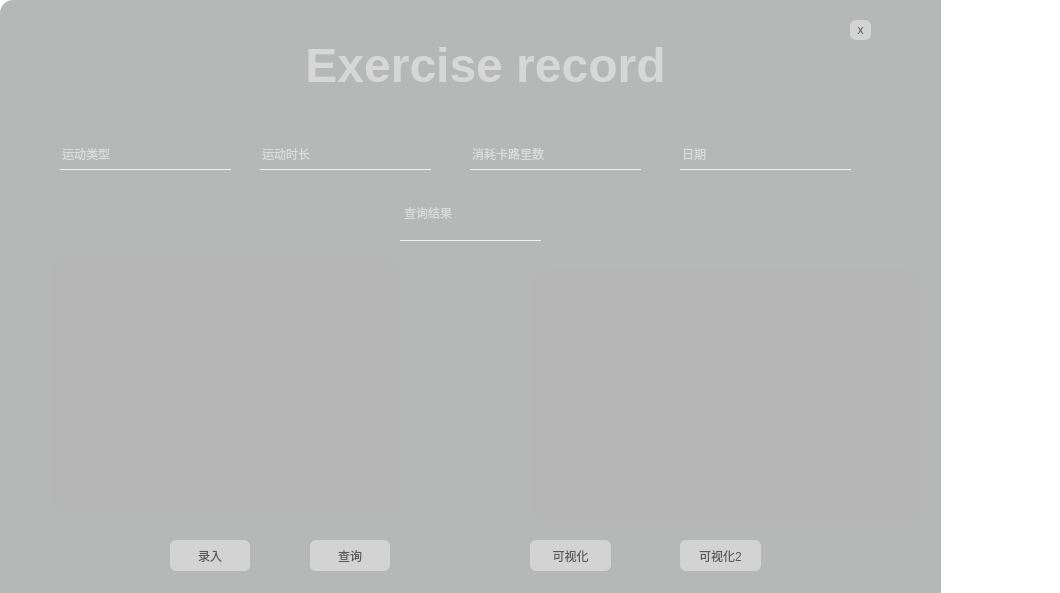
<?xml version="1.0" encoding="UTF-8"?>
<ui version="4.0">
 <class>exerciseRecord</class>
 <widget class="QWidget" name="exerciseRecord">
  <property name="geometry">
   <rect>
    <x>0</x>
    <y>0</y>
    <width>1060</width>
    <height>593</height>
   </rect>
  </property>
  <property name="windowTitle">
   <string>Form</string>
  </property>
  <property name="styleSheet">
   <string notr="true">*
{
background-color: rgb(255, 255, 255);
}
QFrame#frame
{
    border-radius: 13px;
	
	background-image: url(:/gxc/1433.jpg);
}
#frame_2
{
  border-radius: 13px;
background-color: rgba(100, 102, 102, 120);
}

</string>
  </property>
  <widget class="QFrame" name="frame">
   <property name="geometry">
    <rect>
     <x>0</x>
     <y>0</y>
     <width>941</width>
     <height>611</height>
    </rect>
   </property>
   <property name="frameShape">
    <enum>QFrame::Shape::StyledPanel</enum>
   </property>
   <property name="frameShadow">
    <enum>QFrame::Shadow::Raised</enum>
   </property>
   <widget class="QFrame" name="frame_2">
    <property name="geometry">
     <rect>
      <x>0</x>
      <y>0</y>
      <width>971</width>
      <height>871</height>
     </rect>
    </property>
    <property name="frameShape">
     <enum>QFrame::Shape::StyledPanel</enum>
    </property>
    <property name="frameShadow">
     <enum>QFrame::Shadow::Raised</enum>
    </property>
    <widget class="QLineEdit" name="id">
     <property name="geometry">
      <rect>
       <x>60</x>
       <y>139</y>
       <width>171</width>
       <height>31</height>
      </rect>
     </property>
     <property name="styleSheet">
      <string notr="true">color:rgb(255, 255, 255);
background:transparent;
font: 600 10pt &quot;更纱黑体 UI SC SemiBold&quot;;
border:none;
border-bottom:1px solid rgba(255, 255, 255,200)
</string>
     </property>
     <property name="placeholderText">
      <string>运动类型</string>
     </property>
    </widget>
    <widget class="QLineEdit" name="time">
     <property name="geometry">
      <rect>
       <x>260</x>
       <y>139</y>
       <width>171</width>
       <height>31</height>
      </rect>
     </property>
     <property name="styleSheet">
      <string notr="true">color:rgb(255, 255, 255);
background:transparent;
font: 600 10pt &quot;更纱黑体 UI SC SemiBold&quot;;
border:none;
border-bottom:1px solid rgba(255, 255, 255,200)
</string>
     </property>
     <property name="placeholderText">
      <string>运动时长</string>
     </property>
    </widget>
    <widget class="QLineEdit" name="kaluli">
     <property name="geometry">
      <rect>
       <x>470</x>
       <y>139</y>
       <width>171</width>
       <height>31</height>
      </rect>
     </property>
     <property name="styleSheet">
      <string notr="true">color:rgb(255, 255, 255);
background:transparent;
font: 600 10pt &quot;更纱黑体 UI SC SemiBold&quot;;
border:none;
border-bottom:1px solid rgba(255, 255, 255,200)
</string>
     </property>
     <property name="placeholderText">
      <string>消耗卡路里数</string>
     </property>
    </widget>
    <widget class="QLineEdit" name="day">
     <property name="geometry">
      <rect>
       <x>680</x>
       <y>139</y>
       <width>171</width>
       <height>31</height>
      </rect>
     </property>
     <property name="styleSheet">
      <string notr="true">color:rgb(255, 255, 255);
background:transparent;
font: 600 10pt &quot;更纱黑体 UI SC SemiBold&quot;;
border:none;
border-bottom:1px solid rgba(255, 255, 255,200)
</string>
     </property>
     <property name="placeholderText">
      <string>日期</string>
     </property>
    </widget>
    <widget class="QWidget" name="chartWidget" native="true">
     <property name="geometry">
      <rect>
       <x>50</x>
       <y>260</y>
       <width>351</width>
       <height>251</height>
      </rect>
     </property>
     <property name="styleSheet">
      <string notr="true">background-color: rgba(182, 182, 182, 100);
border-radius :15px;</string>
     </property>
    </widget>
    <widget class="QPushButton" name="Input">
     <property name="geometry">
      <rect>
       <x>170</x>
       <y>540</y>
       <width>80</width>
       <height>31</height>
      </rect>
     </property>
     <property name="styleSheet">
      <string notr="true">QPushButton
{
    border-radius:6px;
	background-color: rgba(255, 255, 255, 100);
	
	
	color: rgba(30, 30, 30, 170);
	
	font: 600 10pt &quot;等距更纱黑体 SC SemiBold&quot;;
	
}
QPushButton:hover
{
    border-radius:6px;
	background-color: rgba(255, 255, 255, 180);
	
	
	color: rgba(10, 10, 10, 190);
	
	font: 600 10pt &quot;等距更纱黑体 SC SemiBold&quot;;
	
}
QPushButton:pressed
{
    border-radius:6px;
	background-color: rgba(255, 255, 255, 180);
	
	
	color: rgba(10, 10, 10, 190);
	
	font: 600 10pt &quot;等距更纱黑体 SC SemiBold&quot;;
	padding-top: 3px;
}</string>
     </property>
     <property name="text">
      <string>录入</string>
     </property>
    </widget>
    <widget class="QPushButton" name="Search">
     <property name="geometry">
      <rect>
       <x>310</x>
       <y>540</y>
       <width>80</width>
       <height>31</height>
      </rect>
     </property>
     <property name="styleSheet">
      <string notr="true">QPushButton
{
    border-radius:6px;
	background-color: rgba(255, 255, 255, 100);
	
	
	color: rgba(30, 30, 30, 170);
	
	font: 600 10pt &quot;等距更纱黑体 SC SemiBold&quot;;
	
}
QPushButton:hover
{
    border-radius:6px;
	background-color: rgba(255, 255, 255, 180);
	
	
	color: rgba(10, 10, 10, 190);
	
	font: 600 10pt &quot;等距更纱黑体 SC SemiBold&quot;;
	
}
QPushButton:pressed
{
    border-radius:6px;
	background-color: rgba(255, 255, 255, 180);
	
	
	color: rgba(10, 10, 10, 190);
	
	font: 600 10pt &quot;等距更纱黑体 SC SemiBold&quot;;
	padding-top: 3px;
}</string>
     </property>
     <property name="text">
      <string>查询</string>
     </property>
    </widget>
    <widget class="QWidget" name="chartWidget2" native="true">
     <property name="geometry">
      <rect>
       <x>530</x>
       <y>270</y>
       <width>391</width>
       <height>251</height>
      </rect>
     </property>
     <property name="styleSheet">
      <string notr="true">background-color: rgba(182, 182, 182, 100);
border-radius :15px;</string>
     </property>
    </widget>
    <widget class="QTextEdit" name="resultsTextEdit">
     <property name="geometry">
      <rect>
       <x>400</x>
       <y>200</y>
       <width>141</width>
       <height>41</height>
      </rect>
     </property>
     <property name="styleSheet">
      <string notr="true">color:rgb(255, 255, 255);
background:transparent;
font: 600 10pt &quot;更纱黑体 UI SC SemiBold&quot;;
border:none;
border-bottom:1px solid rgba(255, 255, 255,200)
</string>
     </property>
     <property name="placeholderText">
      <string>查询结果</string>
     </property>
    </widget>
    <widget class="QPushButton" name="pushButton_2">
     <property name="geometry">
      <rect>
       <x>680</x>
       <y>540</y>
       <width>81</width>
       <height>31</height>
      </rect>
     </property>
     <property name="styleSheet">
      <string notr="true">QPushButton
{
    border-radius:6px;
	background-color: rgba(255, 255, 255, 100);
	
	
	color: rgba(30, 30, 30, 170);
	
	font: 600 10pt &quot;等距更纱黑体 SC SemiBold&quot;;
	
}
QPushButton:hover
{
    border-radius:6px;
	background-color: rgba(255, 255, 255, 180);
	
	
	color: rgba(10, 10, 10, 190);
	
	font: 600 10pt &quot;等距更纱黑体 SC SemiBold&quot;;
	
}
QPushButton:pressed
{
    border-radius:6px;
	background-color: rgba(255, 255, 255, 180);
	
	
	color: rgba(10, 10, 10, 190);
	
	font: 600 10pt &quot;等距更纱黑体 SC SemiBold&quot;;
	padding-top: 3px;
}</string>
     </property>
     <property name="text">
      <string>可视化2</string>
     </property>
    </widget>
    <widget class="QPushButton" name="pushButton">
     <property name="geometry">
      <rect>
       <x>530</x>
       <y>540</y>
       <width>81</width>
       <height>31</height>
      </rect>
     </property>
     <property name="styleSheet">
      <string notr="true">QPushButton
{
    border-radius:6px;
	background-color: rgba(255, 255, 255, 100);
	
	
	color: rgba(30, 30, 30, 170);
	
	font: 600 10pt &quot;等距更纱黑体 SC SemiBold&quot;;
	
}
QPushButton:hover
{
    border-radius:6px;
	background-color: rgba(255, 255, 255, 180);
	
	
	color: rgba(10, 10, 10, 190);
	
	font: 600 10pt &quot;等距更纱黑体 SC SemiBold&quot;;
	
}
QPushButton:pressed
{
    border-radius:6px;
	background-color: rgba(255, 255, 255, 180);
	
	
	color: rgba(10, 10, 10, 190);
	
	font: 600 10pt &quot;等距更纱黑体 SC SemiBold&quot;;
	padding-top: 3px;
}</string>
     </property>
     <property name="text">
      <string>可视化</string>
     </property>
    </widget>
    <widget class="QLabel" name="Title">
     <property name="geometry">
      <rect>
       <x>290</x>
       <y>30</y>
       <width>391</width>
       <height>71</height>
      </rect>
     </property>
     <property name="styleSheet">
      <string notr="true">
font: 28pt &quot;Poor Richard&quot;;
color: rgba(140, 140, 140, 110);

background:transparent;
</string>
     </property>
     <property name="text">
      <string>&lt;html&gt;&lt;head/&gt;&lt;body&gt;&lt;p align=&quot;center&quot;&gt;&lt;span style=&quot; font-size:36pt; font-weight:700; color:#d7d7d7;&quot;&gt;Exercise record&lt;/span&gt;&lt;/p&gt;&lt;/body&gt;&lt;/html&gt;</string>
     </property>
    </widget>
    <widget class="QPushButton" name="pushButton_3">
     <property name="geometry">
      <rect>
       <x>850</x>
       <y>20</y>
       <width>21</width>
       <height>20</height>
      </rect>
     </property>
     <property name="styleSheet">
      <string notr="true">QPushButton
{
    border-radius:6px;
	background-color: rgba(255, 255, 255, 100);
	
	
	color: rgba(30, 30, 30, 170);
	
	font: 600 10pt &quot;等距更纱黑体 SC SemiBold&quot;;
	
}
QPushButton:hover
{
    border-radius:6px;
	background-color: rgba(255, 255, 255, 180);
	
	
	color: rgba(10, 10, 10, 190);
	
	font: 600 10pt &quot;等距更纱黑体 SC SemiBold&quot;;
	
}
QPushButton:pressed
{
    border-radius:6px;
	background-color: rgba(255, 255, 255, 180);
	
	
	color: rgba(10, 10, 10, 190);
	
	font: 600 10pt &quot;等距更纱黑体 SC SemiBold&quot;;
	padding-top: 3px;
}</string>
     </property>
     <property name="text">
      <string>x</string>
     </property>
    </widget>
   </widget>
  </widget>
 </widget>
 <resources/>
 <connections/>
</ui>
